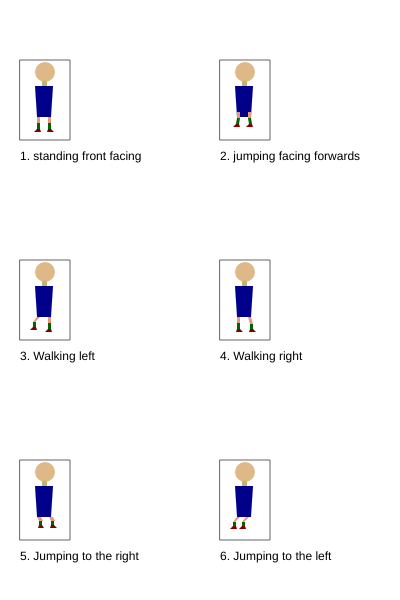
Frame 1 (no input)
Frame 60 (no input): identical to frame 1, image omitted
Frame 120 (the mouse pressed at the canvas centre since frame 60): identical to frame 1, image omitted

The p5.js sketch that drew this single still picture (run headless with seeded random() and noise() and a simulated clock; from frame 60 on, the mouse is pressed at the canvas centre):

// p5.js sketch
// ── sketch.js
/*

The Game Project

2 - Game character

Use p5 drawing functions such as rect, ellipse, line, triangle and
point to draw the different states of your game character.

Write the code so that your character appears inside the box for each
state.

IMPORTANT: For each box the variables gameChar_x & gameChar_y are set to the bottom
center of the box. You must combine these variables with arithmetic to
determine the position of each shape that you draw. This will later allow
you to adjust the position of your game character.

Each state is worth two marks:

//standing front facing = 2
//jumping facing forwards = 2
//walking left = 2
//walking right = 2
//jumping left and jumping right = 2

0 marks = not a reasonable attempt
1 mark = attempted but it lacks detail and you didn't use gameChar_x and gameChar_y correctly
2 marks = you've used a selction of shape functions and made consistent use of gameChar_x and gameChar_y

WARNING: Do not get too carried away. Around 10-20 lines of code should work for each state of your game character.

*/

var gameChar_x = 0;
var gameChar_y = 0;

function setup()
{
	createCanvas(400, 600);
}

function draw()
{
	background(255);

	//Standing, facing frontwards

	stroke(100);
	noFill();
	rect(20, 60, 50, 80);
	noStroke();
	fill(0);
	text("1. standing front facing", 20, 160);

	gameChar_x = 45;
	gameChar_y = 137;
	//Add your code here ...
    
    // face
    fill(222,184,135);
    ellipse(gameChar_x,gameChar_y-65,20);
    
    // neck
    fill(189,183,107);
    rect(gameChar_x-3,gameChar_y-56,5,5);
    
    // torso
    
    fill(0,0,139);
    quad(gameChar_x-10,gameChar_y-51,gameChar_x+8,gameChar_y-51,gameChar_x+6,gameChar_y-20,gameChar_x-8,gameChar_y-20);
    
    // Legs
    
    // Left Side
    
    // Thigh
    fill(233,150,122);
    quad(gameChar_x-8,gameChar_y-20,gameChar_x-5,gameChar_y-20,gameChar_x-5,gameChar_y-14,gameChar_x-8,gameChar_y-14);
    
    //Calf
    fill(0,100,0);
    quad(gameChar_x-8,gameChar_y-14,gameChar_x-5,gameChar_y-14,gameChar_x-5,gameChar_y-8,gameChar_x-8,gameChar_y-8)
    
    // Foot
    
    fill(128,0,0);
    quad(gameChar_x-8,gameChar_y-8,gameChar_x-5,gameChar_y-8,gameChar_x-4,gameChar_y-5,gameChar_x-11,gameChar_y-5)
    
    // Right Side
    
    // Thigh
    fill(233,150,122);
    quad(gameChar_x+3,gameChar_y-20,gameChar_x+6,gameChar_y-20,gameChar_x+6,gameChar_y-14,gameChar_x+3,gameChar_y-14);
    
    //Calf
    fill(0,100,0);
    quad(gameChar_x+3,gameChar_y-14,gameChar_x+6,gameChar_y-14,gameChar_x+6,gameChar_y-8,gameChar_x+3,gameChar_y-8)
    
    // Foot
    
    fill(128,0,0);
    quad(gameChar_x+3,gameChar_y-8,gameChar_x+6,gameChar_y-8,gameChar_x+9,gameChar_y-5,gameChar_x+2,gameChar_y-5)
    
	//Jumping facing forwards
	stroke(100);
	noFill();
	rect(220, 60, 50, 80);
	noStroke();
	fill(0);
	text("2. jumping facing forwards", 220, 160);

	gameChar_x = 245;
	gameChar_y = 137;
	//Add your code here ...
    // face
    fill(222,184,135);
    ellipse(gameChar_x,gameChar_y-65,20);
    
    // neck
    fill(189,183,107);
    rect(gameChar_x-3,gameChar_y-56,5,5);
    
    // torso
    
    fill(0,0,139);
    quad(gameChar_x-10,gameChar_y-51,gameChar_x+8,gameChar_y-51,gameChar_x+6,gameChar_y-20,gameChar_x-8,gameChar_y-20);
    
    // Legs

// Left Side

// Thigh
fill(233,150,122);
quad(gameChar_x-8,gameChar_y-25,gameChar_x-5,gameChar_y-25,gameChar_x-5,gameChar_y-19,gameChar_x-8,gameChar_y-19);

// Calf
fill(0,100,0);
quad(gameChar_x-8,gameChar_y-19,gameChar_x-5,gameChar_y-19,gameChar_x-6,gameChar_y-13,gameChar_x-9,gameChar_y-13);

// Foot
fill(128,0,0);
quad(gameChar_x-9,gameChar_y-13,gameChar_x-6,gameChar_y-13,gameChar_x-5,gameChar_y-10,gameChar_x-12,gameChar_y-10);

// Right Side

// Thigh
fill(233,150,122);
quad(gameChar_x+3,gameChar_y-25,gameChar_x+6,gameChar_y-25,gameChar_x+6,gameChar_y-19,gameChar_x+3,gameChar_y-19);

// Calf
fill(0,100,0);
quad(gameChar_x+3,gameChar_y-19,gameChar_x+6,gameChar_y-19,gameChar_x+7,gameChar_y-13,gameChar_x+4,gameChar_y-13);

// Foot
fill(128,0,0);
quad(gameChar_x+4,gameChar_y-13,gameChar_x+7,gameChar_y-13,gameChar_x+8,gameChar_y-10,gameChar_x+1,gameChar_y-10);
	//Walking, turned left
	stroke(100);
	noFill();
	rect(20, 260, 50, 80);
	noStroke();
	fill(0);
	text("3. Walking left", 20, 360);

	gameChar_x = 45;
	gameChar_y = 337;
	//Add your code here ...
    
    // face
    fill(222,184,135);
    ellipse(gameChar_x,gameChar_y-65,20);
    
    // neck
    fill(189,183,107);
    rect(gameChar_x-3,gameChar_y-56,5,5);
    
    // torso
    
    fill(0,0,139);
    quad(gameChar_x-10,gameChar_y-51,gameChar_x+8,gameChar_y-51,gameChar_x+6,gameChar_y-20,gameChar_x-8,gameChar_y-20);
    
    // Legs
    
    // Left Side
    
    // Thigh
    fill(233,150,122);
    quad(gameChar_x-8,gameChar_y-20,gameChar_x-5,gameChar_y-20,gameChar_x-10,gameChar_y-15,gameChar_x-12,gameChar_y-15);
    
    //Calf
    fill(0,100,0);
    rect(gameChar_x-12,gameChar_y-15, 3,5);
    // Foot
    
    fill(128,0,0);
    quad(gameChar_x-12,gameChar_y-10,gameChar_x-9,gameChar_y-10,gameChar_x-8,gameChar_y-7,gameChar_x-15,gameChar_y-7)
    
    // Right Side
    
    // Thigh
    fill(233,150,122);
    quad(gameChar_x+3,gameChar_y-20,gameChar_x+6,gameChar_y-20,gameChar_x+6,gameChar_y-14,gameChar_x+3,gameChar_y-14);
    
    //Calf
    fill(0,100,0);
    quad(gameChar_x+3,gameChar_y-14,gameChar_x+6,gameChar_y-14,gameChar_x+6,gameChar_y-8,gameChar_x+3,gameChar_y-8)
    
    // Foot
    
    fill(128,0,0);
    quad(gameChar_x+3,gameChar_y-8,gameChar_x+6,gameChar_y-8,gameChar_x+7,gameChar_y-5,gameChar_x,gameChar_y-5)

	//Walking, turned right
	stroke(100);
	noFill();
	rect(220, 260, 50, 80);
	noStroke();
	fill(0);
	text("4. Walking right", 220, 360);

	gameChar_x = 245;
	gameChar_y = 337;
	//Add your code here ...

    // face
    fill(222,184,135);
    ellipse(gameChar_x,gameChar_y-65,20);
    
    // neck
    fill(189,183,107);
    rect(gameChar_x-3,gameChar_y-56,5,5);
    
    // torso
    
    fill(0,0,139);
    quad(gameChar_x-10,gameChar_y-51,gameChar_x+8,gameChar_y-51,gameChar_x+6,gameChar_y-20,gameChar_x-8,gameChar_y-20);
    
    // Legs
    
    // Left Side
    
    // Thigh
    fill(233,150,122);
    quad(gameChar_x-8,gameChar_y-20,gameChar_x-5,gameChar_y-20,gameChar_x-5,gameChar_y-14,gameChar_x-8,gameChar_y-14);
    
    //Calf
    fill(0,100,0);
    quad(gameChar_x-8,gameChar_y-14,gameChar_x-5,gameChar_y-14,gameChar_x-5,gameChar_y-8,gameChar_x-8,gameChar_y-8)
    
    // Foot
    
    fill(128,0,0);
    quad(gameChar_x-8,gameChar_y-8,gameChar_x-5,gameChar_y-8,gameChar_x-2,gameChar_y-5,gameChar_x-9,gameChar_y-5)
    
    // Right Side
    
    // Thigh
    fill(233,150,122);
    quad(gameChar_x+3,gameChar_y-20,gameChar_x+6,gameChar_y-20,gameChar_x+8,gameChar_y-13,gameChar_x+5,gameChar_y-13);
    
    //Calf
    fill(0,100,0);
    quad(gameChar_x+5,gameChar_y-13,gameChar_x+8,gameChar_y-13,gameChar_x+8,gameChar_y-8,gameChar_x+5,gameChar_y-8)
    
    // Foot
    
    fill(128,0,0);
    quad(gameChar_x+5,gameChar_y-8,gameChar_x+8,gameChar_y-8,gameChar_x+11,gameChar_y-5,gameChar_x+4,gameChar_y-5)
	
    //Jumping right
	stroke(100);
	noFill();
	rect(20, 460, 50, 80);
	noStroke();
	fill(0);
	text("5. Jumping to the right", 20, 560);
    
	gameChar_x = 45;
	gameChar_y = 537;
	//Add your code here ...
    
    // face
    fill(222,184,135);
    ellipse(gameChar_x,gameChar_y-65,20);
    
    // neck
    fill(189,183,107);
    rect(gameChar_x-3,gameChar_y-56,5,5);
    
    // torso
    
    fill(0,0,139);
    quad(gameChar_x-10,gameChar_y-51,gameChar_x+8,gameChar_y-51,gameChar_x+6,gameChar_y-20,gameChar_x-8,gameChar_y-20);
    
    // Legs
    
    // Left Side
    
    // Thigh
    fill(233,150,122);
    quad(gameChar_x-8,gameChar_y-20,gameChar_x-4,gameChar_y-20,gameChar_x-2,gameChar_y-16,gameChar_x-6,gameChar_y-16);
    
    //Calf
    fill(0,100,0);
    rect(gameChar_x-6,gameChar_y-16,3,4)
    // Foot
    
    fill(128,0,0);
    quad(gameChar_x-6,gameChar_y-12,gameChar_x-3,gameChar_y-12,gameChar_x-1,gameChar_y-9,gameChar_x-7,gameChar_y-9)
    
    // Right Side
    
    // Thigh
    fill(233,150,122);
    quad(gameChar_x+4,gameChar_y-20,gameChar_x+8,gameChar_y-20,gameChar_x+10,gameChar_y-16,gameChar_x+6,gameChar_y-16);
    
    //Calf
    fill(0,100,0);
    rect(gameChar_x+6,gameChar_y-16,3,4)
    
    // Foot
    fill(128,0,0);
    quad(gameChar_x+6,gameChar_y-12,gameChar_x+9,gameChar_y-12,gameChar_x+12,gameChar_y-9,gameChar_x+5,gameChar_y-9)
    
	//Jumping to the left
	stroke(100);
	noFill();
	rect(220, 460, 50, 80);
	noStroke();
	fill(0);
	text("6. Jumping to the left", 220, 560);

	gameChar_x = 245;
	gameChar_y = 537;
	//Add your code here ...
    
    // face
    fill(222,184,135);
    ellipse(gameChar_x,gameChar_y-65,20);
    
    // neck
    fill(189,183,107);
    rect(gameChar_x-3,gameChar_y-56,5,5);
    
    // torso
    
    fill(0,0,139);
    quad(gameChar_x-10,gameChar_y-51,gameChar_x+8,gameChar_y-51,gameChar_x+6,gameChar_y-20,gameChar_x-8,gameChar_y-20);
    
    // Legs
    
    // Left Side
    
    // Thigh
    fill(233,150,122);
    quad(gameChar_x-8,gameChar_y-20,gameChar_x-5,gameChar_y-20,gameChar_x-10,gameChar_y-15,gameChar_x-12,gameChar_y-15);
    
    //Calf
    fill(0,100,0);
    rect(gameChar_x-12,gameChar_y-15, 3,4);
    // Foot
    
    fill(128,0,0);
    quad(gameChar_x-12,gameChar_y-11,gameChar_x-9,gameChar_y-11,gameChar_x-8,gameChar_y-8,gameChar_x-15,gameChar_y-8)
    
    // Right Side
    
    // Thigh
    fill(233,150,122);
    quad(gameChar_x+1,gameChar_y-20,gameChar_x+4,gameChar_y-20,gameChar_x-1,gameChar_y-15,gameChar_x-3,gameChar_y-15);
    
    //Calf
    fill(0,100,0);
    rect(gameChar_x-3,gameChar_y-15, 3,4);
    // Foot
    
    fill(128,0,0);
    quad(gameChar_x-3,gameChar_y-11,gameChar_x,gameChar_y-11,gameChar_x+1,gameChar_y-8,gameChar_x-6,gameChar_y-8)    
}
